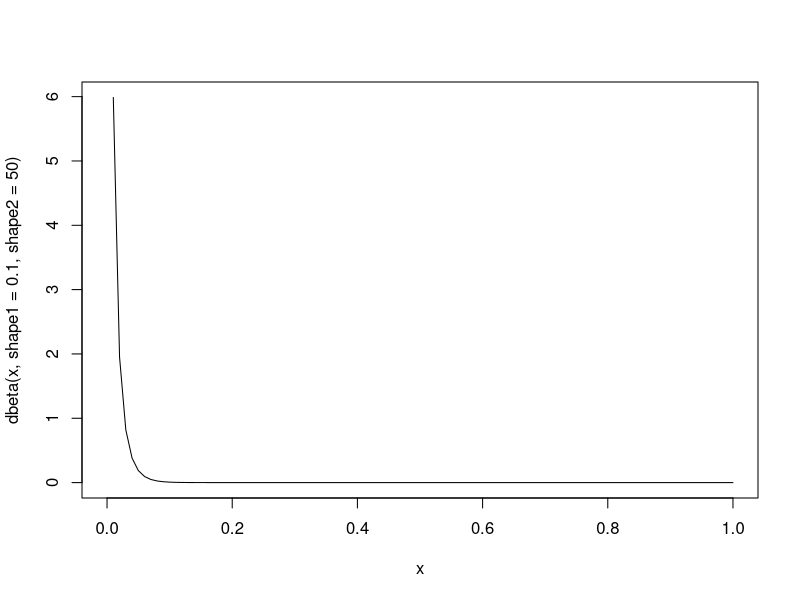
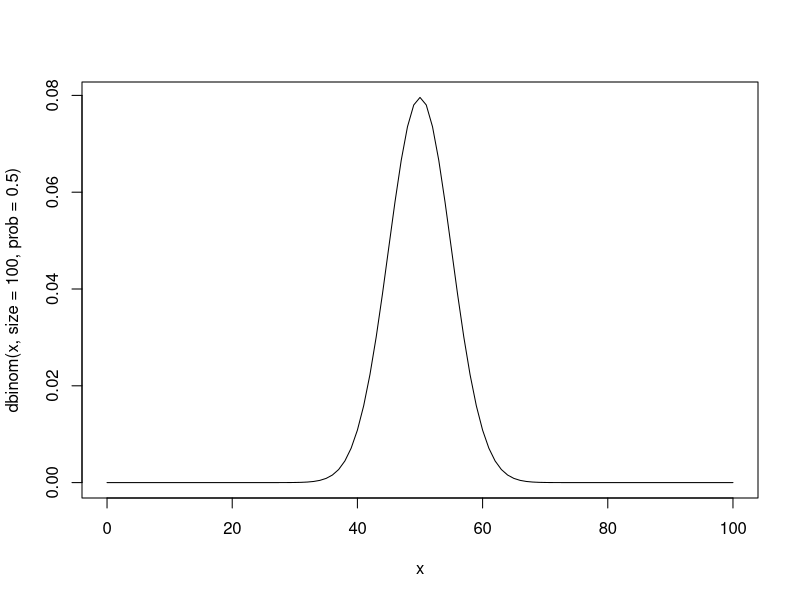
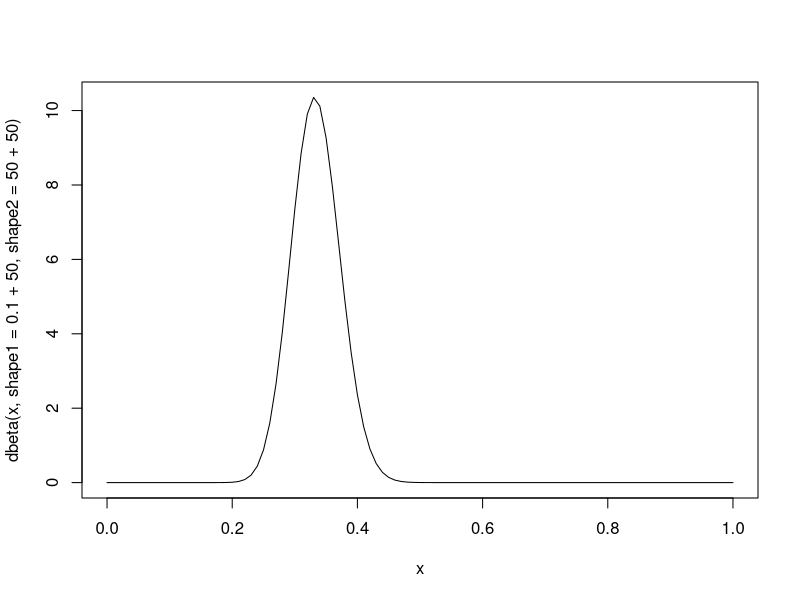

R code for these plots, in order:
## ---- chunk 1
knitr::opts_chunk$set(
  collapse = TRUE,
  echo = TRUE,
  cache = TRUE,
  warning = FALSE,
  message = FALSE,
  fig.align = "center"
)
library(tidyverse)
library(broom)
library(here)
set.seed(27)
options(
  tibble.print_max = 3,
  tibble.print_min = 3,
  width = 55
)
theme_set(theme_gray(base_size = 22))
## ---- chunk 2
curve(expr = dbeta(x, shape1 = .1, shape2 = 50), from = 0, to = 1)
curve(expr = dbinom(x, size = 100, prob = .5), from = 0, to = 100)
curve(expr = dbeta(x,shape1 = .1 + 50, shape2 = 50+50 ), from = 0, to = 1)
